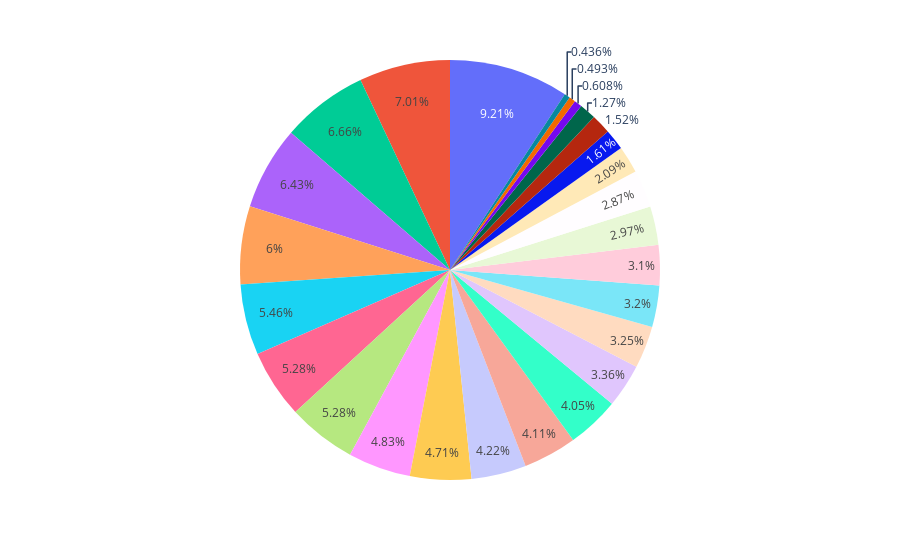

Notebook code cell kept with this figure:
### Code cell
import plotly.express as px

# Data from the table
classes = ["Harivanga", "Gopal Vag", "Lengra", "Red palmar", "Madhurani", "Fazlee", "Moriyum",
           "Indian Totapori", "Kachamitha", "Philippines Honey Deu", "Taiwani Red", "Thai Moriyom",
           "Qzai", "Sabira", "Himsagar", "King Brunia", "African Jambo", "Amrapali", "Bari 4",
           "Bari 7", "Bari 8", "Bari 9", "Bari 11", "Bari 13", "Thai Banana Mango", "Baper Bari"]

num_images = [566, 402, 61, 69, 225, 415, 455, 675, 931, 899, 764, 738, 839, 738, 575, 591, 433, 981,
              447, 470, 659, 178, 293, 85, 212, 1288]

# Creating a pie chart using plotly
fig = px.pie(labels=classes, values=num_images, title='')
fig.show()

### Figure 1 — Plotly figure (JSON) as saved in the notebook; plotly's stock layout.template omitted (floating-point values rounded to 4 significant figures)
{"data": [{"domain": {"x": [0, 1], "y": [0, 1]}, "hovertemplate": "value=%{value}<extra></extra>", "legendgroup": "", "name": "", "showlegend": false, "type": "pie", "values": [566, 402, 61, 69, 225, 415, 455, 675, 931, 899, 764, 738, 839, 738, 575, 591, 433, 981, 447, 470, 659, 178, 293, 85, 212, 1288]}], "layout": {"autosize": true, "legend": {"tracegroupgap": 0}, "margin": {"t": 60}}}
